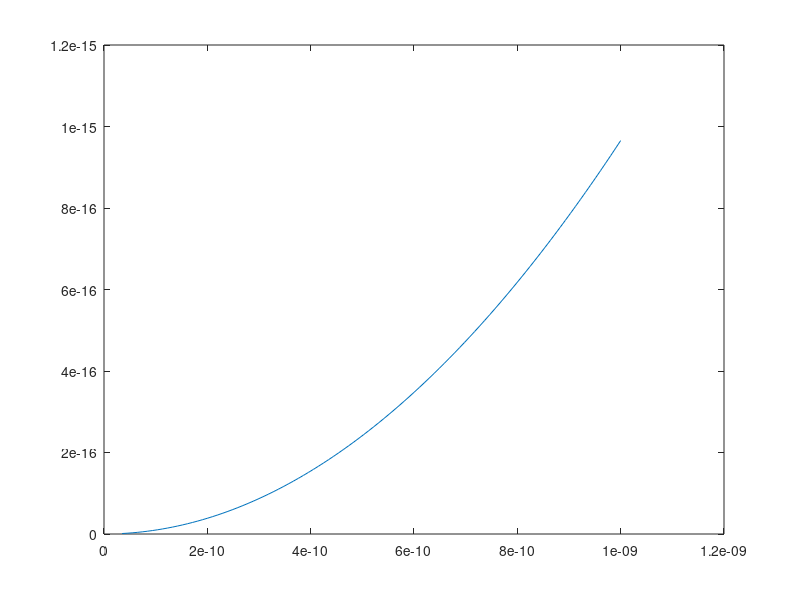

Reproduce this figure in MATLAB. (Note: this script raises an error after producing the figure.)
clear
clc

m0 = 9.1093837e-31;
e0 = 1.60217663e-19;
hbar = 1.054571817e-34;
m0u = m0 * 206.7682830;
c = 299792458;
pi= 3.142;
eps0 = 8.85418782e-12;
%%%%%%%%%%%%%%%%%%%%%%%%%%%%%%%%%%%%%%%%%%%%%%%%%%%%
%%%%   band parameters
%%%%%%%%%%%%%%%%%%%%%%%%%%%%%%%%%%%%%%%%%%%%%%%%%%%
meInN = 0.12;
epsInN = 15.3;
mhInN = 1.63;
%%%%%%%%%% calculating reduced mass %%%%%%
mrInN = (meInN * mhInN)/(meInN + mhInN);
%%%%%% mr for electrons %%%%%%%%%%
mrInNe = mrInN * m0;
%%%%%%% mr for muon %%%%%%%%
mrInNu = mrInN * m0u;
%%%%%%% calculating electron bohr radius a0e  %%%%%%%
a0eInN = (4*pi*eps0*epsInN*hbar^2)/(mrInNe*e0^2);
%%%%%%%% calculating muon bohr radius a0u %%%%%%%%%
a0uInN = (4*pi*eps0*epsInN*hbar^2)/(mrInNu*e0^2);
%%%%%%%%%%%%% calculating ground state rydberg energy E0 %%%%%%%%%%%%
%%%%%%%%%% for electron E0e %%%%%%%%%%%%%%
E0eInN = (hbar^2)/(2*mrInNe*a0eInN^2);
%%%%%%%%%% for muon E0u %%%%%%%%%%%%%%%%%
E0uInN = (hbar^2)/(2*mrInNu*a0uInN^2);
%%%%%%%%%%%% R for electron %%%%%%%%
ReInN = linspace(1e-9,a0uInN,100);
%%%%%%%%%%% R for muon %%%%%%%%
RuInN = linspace(1e-9,a0uInN,100);
%%%%%%%%%% E0eRe for electron %%%%%%
E0eReInN = E0eInN .* (a0eInN./ReInN).^2;
%%%%%%%%%% E0uRu for muon %%%%%%
E0uRuInN = E0uInN .* (a0uInN./RuInN).^2;
%plot(ReInN,E0eReInN/e0,'r');
%plot(ReInN,E0eReInN/e0,'r',RuInN,E0uRuInN/e0,'b');
%%%%%%% muon lifetime tauu %%%%%%%%%%
%%tauReInN = tauInNu * (RuInN./a0uInN);
%%plot (RuInN,tauInNu);
tauInNe = (hbar)./ (2*E0eReInN);
plot (ReInN,tauInNe);
goodplot
